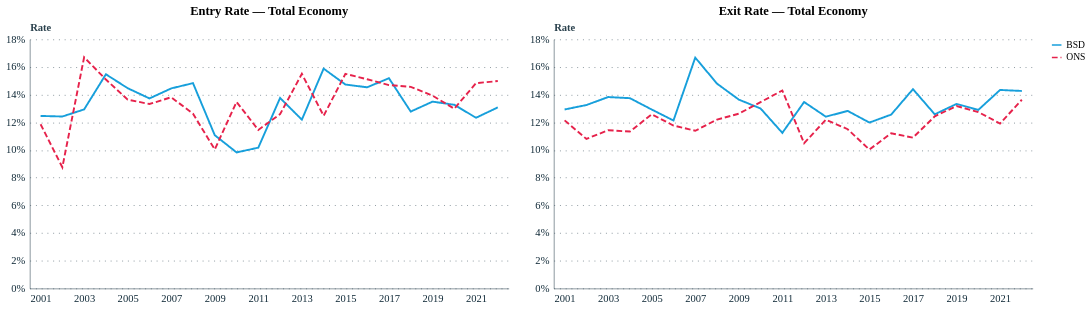

Here is the notebook cell this chart was saved with:
### Markdown cell above
## 5. Total Economy Comparison

### 5a. Entry and Exit Rates

### Code cell
bsd_total = bsd[(bsd['dimension']=='Total')].sort_values('year')

# Entry rate
df_entry = make_comparison_df(bsd_total, ons_t8, 'entry_rate', 'entry_rate')
chart_entry = line_chart(df_entry, 'Entry Rate — Total Economy')

# Exit rate
df_exit = make_comparison_df(bsd_total, ons_t8, 'exit_rate', 'exit_rate')
chart_exit = line_chart(df_exit, 'Exit Rate — Total Economy')

(chart_entry | chart_exit)

### Figure 1 — Vega-Lite specification as saved in the notebook (floating-point values rounded to 4 significant figures)
{"config": {"font": "Circular Std", "mark": {"line": {"interpolate": "linear"}}, "view": {"stroke": "transparent", "width": 400, "height": 300}, "range": {"category": ["#179fdb", "#e6224b", "#f4c245", "#122b39", "#eb5c2e", "#36b7b4"], "diverging": ["#E6224B", "#E54753", "#C9C9C9", "#179FDB", "#122B39"], "heatmap": ["#C9C9C9", "#179FDB", "#0063AF", "#122B39"], "ordinal": ["#00A767", "#36B7B4", "#179FDB", "#0063AF", "#243B5A"]}, "axisX": {"labelColor": "#122b39", "tickColor": "#122b39", "domainColor": "#122b39", "domainOpacity": 0.5, "gridOpacity": 0, "labelFont": "Circular Std", "labelAngle": 0, "labelAlign": "center", "labelFontSize": 11, "labelPadding": 5, "tickCount": 10, "tickSize": 0, "title": ""}, "axisY": {"labelColor": "#122b39", "labelFont": "Circular Std", "tickColor": "#122b39", "domainColor": "#122b39", "gridColor": "#122b39", "gridDash": [1, 5], "gridOpacity": 0.5, "labelPadding": 5, "labelFontSize": 11, "domainOpacity": 0.5, "tickSize": 0, "title": null, "titleAlign": "left", "titleAngle": 0, "titleBaseline": "bottom", "titleColor": "#122b39", "titleOpacity": 0.9, "titleX": 0, "titleY": -7}}, "hconcat": [{"data": {"name": "data-cf39304e7ff91091a25cfaab90c2d9ee"}, "mark": {"type": "line"}, "encoding": {"color": {"field": "source", "legend": {"title": null}, "scale": {"domain": ["BSD", "ONS"], "range": ["#179fdb", "#e6224b"]}, "type": "nominal"}, "strokeDash": {"field": "source", "scale": {"domain": ["BSD", "ONS"], "range": [[1, 0], [6, 3]]}, "type": "nominal"}, "x": {"axis": {"labelAngle": 0, "labelExpr": "datum.value % 2 != 0 ? datum.label : ''"}, "field": "year", "type": "ordinal"}, "y": {"axis": {"format": ".0%"}, "field": "value", "title": "Rate", "type": "quantitative"}}, "height": 260, "title": "Entry Rate — Total Economy", "width": 500}, {"data": {"name": "data-2eda6b3b9792c638796bb4c1cc5968fd"}, "mark": {"type": "line"}, "encoding": {"color": {"field": "source", "legend": {"title": null}, "scale": {"domain": ["BSD", "ONS"], "range": ["#179fdb", "#e6224b"]}, "type": "nominal"}, "strokeDash": {"field": "source", "scale": {"domain": ["BSD", "ONS"], "range": [[1, 0], [6, 3]]}, "type": "nominal"}, "x": {"axis": {"labelAngle": 0, "labelExpr": "datum.value % 2 != 0 ? datum.label : ''"}, "field": "year", "type": "ordinal"}, "y": {"axis": {"format": ".0%"}, "field": "value", "title": "Rate", "type": "quantitative"}}, "height": 260, "title": "Exit Rate — Total Economy", "width": 500}], "$schema": "https://vega.github.io/schema/vega-lite/v5.20.1.json", "datasets": {"data-cf39304e7ff91091a25cfaab90c2d9ee": [{"year": 2001, "value": 0.1246, "source": "BSD"}, {"year": 2002, "value": 0.1242, "source": "BSD"}, {"year": 2003, "value": 0.1293, "source": "BSD"}, {"year": 2004, "value": 0.1547, "source": "BSD"}, {"year": 2005, "value": 0.1447, "source": "BSD"}, {"year": 2006, "value": 0.1373, "source": "BSD"}, {"year": 2007, "value": 0.1445, "source": "BSD"}, {"year": 2008, "value": 0.1483, "source": "BSD"}, {"year": 2009, "value": 0.1107, "source": "BSD"}, {"year": 2010, "value": 0.09825, "source": "BSD"}, {"year": 2011, "value": 0.1017, "source": "BSD"}, {"year": 2012, "value": 0.1376, "source": "BSD"}, {"year": 2013, "value": 0.1219, "source": "BSD"}, {"year": 2014, "value": 0.1588, "source": "BSD"}, {"year": 2015, "value": 0.1473, "source": "BSD"}, {"year": 2016, "value": 0.1453, "source": "BSD"}, {"year": 2017, "value": 0.1519, "source": "BSD"}, {"year": 2018, "value": 0.1277, "source": "BSD"}, {"year": 2019, "value": 0.1349, "source": "BSD"}, {"year": 2020, "value": 0.1327, "source": "BSD"}, {"year": 2021, "value": 0.1233, "source": "BSD"}, {"year": 2022, "value": 0.1308, "source": "BSD"}, {"year": 2001, "value": 0.1186, "source": "ONS"}, {"year": 2002, "value": 0.0875, "source": "ONS"}, {"year": 2003, "value": 0.167, "source": "ONS"}, {"year": 2004, "value": 0.1509, "source": "ONS"}, {"year": 2005, "value": 0.1364, "source": "ONS"}, {"year": 2006, "value": 0.1332, "source": "ONS"}, {"year": 2007, "value": 0.1381, "source": "ONS"}, {"year": 2008, "value": 0.1262, "source": "ONS"}, {"year": 2009, "value": 0.1004, "source": "ONS"}, {"year": 2010, "value": 0.1347, "source": "ONS"}, {"year": 2011, "value": 0.1145, "source": "ONS"}, {"year": 2012, "value": 0.1259, "source": "ONS"}, {"year": 2013, "value": 0.155, "source": "ONS"}, {"year": 2014, "value": 0.1247, "source": "ONS"}, {"year": 2015, "value": 0.155, "source": "ONS"}, {"year": 2016, "value": 0.1511, "source": "ONS"}, {"year": 2017, "value": 0.1469, "source": "ONS"}, {"year": 2018, "value": 0.1456, "source": "ONS"}, {"year": 2019, "value": 0.1393, "source": "ONS"}, {"year": 2020, "value": 0.1298, "source": "ONS"}, {"year": 2021, "value": 0.1483, "source": "ONS"}, {"year": 2022, "value": 0.1498, "source": "ONS"}], "data-2eda6b3b9792c638796bb4c1cc5968fd": [{"year": 2001, "value": 0.1293, "source": "BSD"}, {"year": 2002, "value": 0.1325, "source": "BSD"}, {"year": 2003, "value": 0.1383, "source": "BSD"}, {"year": 2004, "value": 0.1374, "source": "BSD"}, {"year": 2005, "value": 0.1292, "source": "BSD"}, {"year": 2006, "value": 0.1213, "source": "BSD"}, {"year": 2007, "value": 0.1668, "source": "BSD"}, {"year": 2008, "value": 0.1479, "source": "BSD"}, {"year": 2009, "value": 0.1364, "source": "BSD"}, {"year": 2010, "value": 0.13, "source": "BSD"}, {"year": 2011, "value": 0.1124, "source": "BSD"}, {"year": 2012, "value": 0.1347, "source": "BSD"}, {"year": 2013, "value": 0.1241, "source": "BSD"}, {"year": 2014, "value": 0.1282, "source": "BSD"}, {"year": 2015, "value": 0.1198, "source": "BSD"}, {"year": 2016, "value": 0.1256, "source": "BSD"}, {"year": 2017, "value": 0.144, "source": "BSD"}, {"year": 2018, "value": 0.1258, "source": "BSD"}, {"year": 2019, "value": 0.1333, "source": "BSD"}, {"year": 2020, "value": 0.1289, "source": "BSD"}, {"year": 2021, "value": 0.1434, "source": "BSD"}, {"year": 2022, "value": 0.1426, "source": "BSD"}, {"year": 2001, "value": 0.1214, "source": "ONS"}, {"year": 2002, "value": 0.108, "source": "ONS"}, {"year": 2003, "value": 0.1143, "source": "ONS"}, {"year": 2004, "value": 0.1133, "source": "ONS"}, {"year": 2005, "value": 0.1258, "source": "ONS"}, {"year": 2006, "value": 0.1177, "source": "ONS"}, {"year": 2007, "value": 0.1139, "source": "ONS"}, {"year": 2008, "value": 0.122, "source": "ONS"}, {"year": 2009, "value": 0.1262, "source": "ONS"}, {"year": 2010, "value": 0.1346, "source": "ONS"}, {"year": 2011, "value": 0.143, "source": "ONS"}, {"year": 2012, "value": 0.1049, "source": "ONS"}, {"year": 2013, "value": 0.1219, "source": "ONS"}, {"year": 2014, "value": 0.115, "source": "ONS"}, {"year": 2015, "value": 0.1003, "source": "ONS"}, {"year": 2016, "value": 0.1121, "source": "ONS"}, {"year": 2017, "value": 0.1089, "source": "ONS"}, {"year": 2018, "value": 0.1243, "source": "ONS"}, {"year": 2019, "value": 0.1318, "source": "ONS"}, {"year": 2020, "value": 0.1274, "source": "ONS"}, {"year": 2021, "value": 0.1191, "source": "ONS"}, {"year": 2022, "value": 0.1363, "source": "ONS"}]}}
